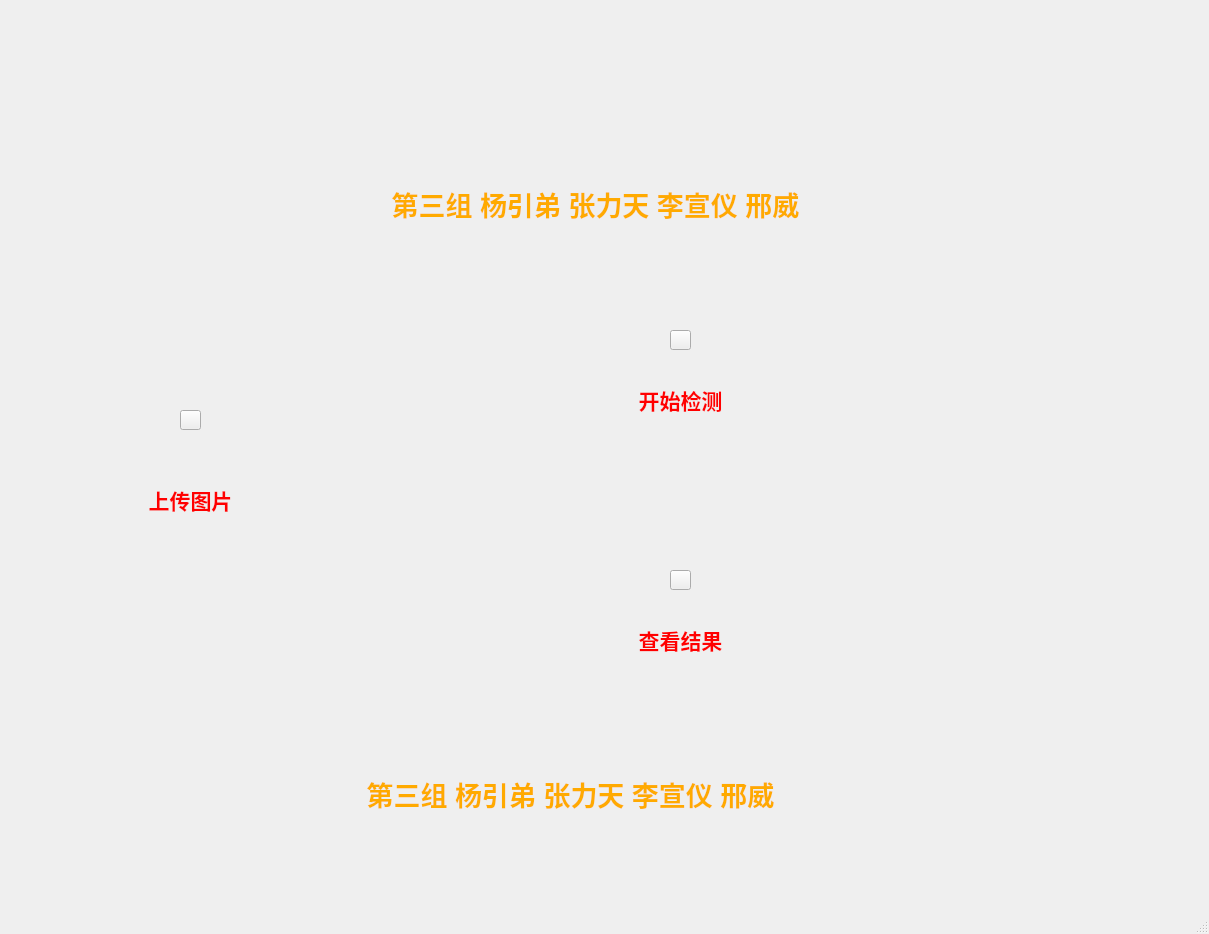
<?xml version="1.0" encoding="UTF-8"?>
<ui version="4.0">
 <class>MainWindow</class>
 <widget class="QMainWindow" name="MainWindow">
  <property name="geometry">
   <rect>
    <x>0</x>
    <y>0</y>
    <width>1209</width>
    <height>934</height>
   </rect>
  </property>
  <property name="windowTitle">
   <string>MainWindow</string>
  </property>
  <widget class="QWidget" name="centralwidget">
   <widget class="QLabel" name="label_3">
    <property name="geometry">
     <rect>
      <x>0</x>
      <y>-10</y>
      <width>1201</width>
      <height>971</height>
     </rect>
    </property>
    <property name="text">
     <string/>
    </property>
    <property name="pixmap">
     <pixmap>图片/背景3.jpg</pixmap>
    </property>
    <property name="scaledContents">
     <bool>true</bool>
    </property>
   </widget>
   <widget class="QLabel" name="label">
    <property name="geometry">
     <rect>
      <x>640</x>
      <y>540</y>
      <width>81</width>
      <height>81</height>
     </rect>
    </property>
    <property name="frameShadow">
     <enum>QFrame::Plain</enum>
    </property>
    <property name="text">
     <string/>
    </property>
    <property name="pixmap">
     <pixmap>图片/按钮3.png</pixmap>
    </property>
    <property name="scaledContents">
     <bool>true</bool>
    </property>
   </widget>
   <widget class="QTextBrowser" name="textBrowser_3">
    <property name="enabled">
     <bool>false</bool>
    </property>
    <property name="geometry">
     <rect>
      <x>610</x>
      <y>620</y>
      <width>141</width>
      <height>41</height>
     </rect>
    </property>
    <property name="mouseTracking">
     <bool>false</bool>
    </property>
    <property name="autoFillBackground">
     <bool>true</bool>
    </property>
    <property name="styleSheet">
     <string notr="true">QTextEdit { background-color: rgb(255,132,139,0);border-radius:3px; color:rgb(0,0,0);}</string>
    </property>
    <property name="tabChangesFocus">
     <bool>true</bool>
    </property>
    <property name="undoRedoEnabled">
     <bool>true</bool>
    </property>
    <property name="html">
     <string>&lt;!DOCTYPE HTML PUBLIC &quot;-//W3C//DTD HTML 4.0//EN&quot; &quot;http://www.w3.org/TR/REC-html40/strict.dtd&quot;&gt;
&lt;html&gt;&lt;head&gt;&lt;meta name=&quot;qrichtext&quot; content=&quot;1&quot; /&gt;&lt;style type=&quot;text/css&quot;&gt;
p, li { white-space: pre-wrap; }
&lt;/style&gt;&lt;/head&gt;&lt;body style=&quot; font-family:'SimSun'; font-size:9pt; font-weight:400; font-style:normal;&quot;&gt;
&lt;p align=&quot;center&quot; style=&quot; margin-top:0px; margin-bottom:0px; margin-left:0px; margin-right:0px; -qt-block-indent:0; text-indent:0px;&quot;&gt;&lt;span style=&quot; font-size:16pt; font-weight:600; color:#ff0000;&quot;&gt;查看结果&lt;/span&gt;&lt;/p&gt;&lt;/body&gt;&lt;/html&gt;</string>
    </property>
    <property name="placeholderText">
     <string/>
    </property>
    <property name="openExternalLinks">
     <bool>true</bool>
    </property>
   </widget>
   <widget class="QTextBrowser" name="textBrowser_2">
    <property name="enabled">
     <bool>false</bool>
    </property>
    <property name="geometry">
     <rect>
      <x>260</x>
      <y>770</y>
      <width>621</width>
      <height>71</height>
     </rect>
    </property>
    <property name="mouseTracking">
     <bool>false</bool>
    </property>
    <property name="autoFillBackground">
     <bool>true</bool>
    </property>
    <property name="styleSheet">
     <string notr="true">QTextEdit { background-color: rgb(255,132,139,0);border-radius:3px; color:rgb(0,0,0);}</string>
    </property>
    <property name="tabChangesFocus">
     <bool>true</bool>
    </property>
    <property name="undoRedoEnabled">
     <bool>true</bool>
    </property>
    <property name="html">
     <string>&lt;!DOCTYPE HTML PUBLIC &quot;-//W3C//DTD HTML 4.0//EN&quot; &quot;http://www.w3.org/TR/REC-html40/strict.dtd&quot;&gt;
&lt;html&gt;&lt;head&gt;&lt;meta name=&quot;qrichtext&quot; content=&quot;1&quot; /&gt;&lt;style type=&quot;text/css&quot;&gt;
p, li { white-space: pre-wrap; }
&lt;/style&gt;&lt;/head&gt;&lt;body style=&quot; font-family:'SimSun'; font-size:9pt; font-weight:400; font-style:normal;&quot;&gt;
&lt;p align=&quot;center&quot; style=&quot; margin-top:0px; margin-bottom:0px; margin-left:0px; margin-right:0px; -qt-block-indent:0; text-indent:0px;&quot;&gt;&lt;span style=&quot; font-size:20pt; font-weight:600; color:#ffaa00;&quot;&gt;第三组 杨引弟 张力天 李宣仪 邢威&lt;/span&gt;&lt;/p&gt;&lt;/body&gt;&lt;/html&gt;</string>
    </property>
    <property name="placeholderText">
     <string/>
    </property>
    <property name="openExternalLinks">
     <bool>true</bool>
    </property>
   </widget>
   <widget class="QTextBrowser" name="textBrowser_5">
    <property name="enabled">
     <bool>false</bool>
    </property>
    <property name="geometry">
     <rect>
      <x>610</x>
      <y>380</y>
      <width>141</width>
      <height>41</height>
     </rect>
    </property>
    <property name="mouseTracking">
     <bool>false</bool>
    </property>
    <property name="autoFillBackground">
     <bool>true</bool>
    </property>
    <property name="styleSheet">
     <string notr="true">QTextEdit { background-color: rgb(255,132,139,0);border-radius:3px; color:rgb(0,0,0);}</string>
    </property>
    <property name="tabChangesFocus">
     <bool>true</bool>
    </property>
    <property name="undoRedoEnabled">
     <bool>true</bool>
    </property>
    <property name="html">
     <string>&lt;!DOCTYPE HTML PUBLIC &quot;-//W3C//DTD HTML 4.0//EN&quot; &quot;http://www.w3.org/TR/REC-html40/strict.dtd&quot;&gt;
&lt;html&gt;&lt;head&gt;&lt;meta name=&quot;qrichtext&quot; content=&quot;1&quot; /&gt;&lt;style type=&quot;text/css&quot;&gt;
p, li { white-space: pre-wrap; }
&lt;/style&gt;&lt;/head&gt;&lt;body style=&quot; font-family:'SimSun'; font-size:9pt; font-weight:400; font-style:normal;&quot;&gt;
&lt;p align=&quot;center&quot; style=&quot; margin-top:0px; margin-bottom:0px; margin-left:0px; margin-right:0px; -qt-block-indent:0; text-indent:0px;&quot;&gt;&lt;span style=&quot; font-size:16pt; font-weight:600; color:#ff0000;&quot;&gt;开始检测&lt;/span&gt;&lt;/p&gt;&lt;/body&gt;&lt;/html&gt;</string>
    </property>
    <property name="placeholderText">
     <string/>
    </property>
    <property name="openExternalLinks">
     <bool>true</bool>
    </property>
   </widget>
   <widget class="QLabel" name="label_5">
    <property name="geometry">
     <rect>
      <x>120</x>
      <y>-20</y>
      <width>921</width>
      <height>241</height>
     </rect>
    </property>
    <property name="text">
     <string/>
    </property>
    <property name="pixmap">
     <pixmap>图片/title5.png</pixmap>
    </property>
    <property name="scaledContents">
     <bool>true</bool>
    </property>
   </widget>
   <widget class="QLabel" name="label_2">
    <property name="geometry">
     <rect>
      <x>1000</x>
      <y>690</y>
      <width>201</width>
      <height>201</height>
     </rect>
    </property>
    <property name="text">
     <string/>
    </property>
    <property name="pixmap">
     <pixmap>图片/AI1.png</pixmap>
    </property>
    <property name="scaledContents">
     <bool>true</bool>
    </property>
   </widget>
   <widget class="QPushButton" name="pushButton">
    <property name="geometry">
     <rect>
      <x>670</x>
      <y>570</y>
      <width>21</width>
      <height>20</height>
     </rect>
    </property>
    <property name="autoFillBackground">
     <bool>false</bool>
    </property>
    <property name="styleSheet">
     <string notr="true"/>
    </property>
    <property name="text">
     <string/>
    </property>
   </widget>
   <widget class="QTextBrowser" name="textBrowser_4">
    <property name="enabled">
     <bool>false</bool>
    </property>
    <property name="geometry">
     <rect>
      <x>230</x>
      <y>180</y>
      <width>731</width>
      <height>71</height>
     </rect>
    </property>
    <property name="mouseTracking">
     <bool>false</bool>
    </property>
    <property name="autoFillBackground">
     <bool>true</bool>
    </property>
    <property name="styleSheet">
     <string notr="true">QTextEdit { background-color: rgb(255,132,139,0);border-radius:3px; color:rgb(0,0,0);}</string>
    </property>
    <property name="tabChangesFocus">
     <bool>true</bool>
    </property>
    <property name="undoRedoEnabled">
     <bool>true</bool>
    </property>
    <property name="html">
     <string>&lt;!DOCTYPE HTML PUBLIC &quot;-//W3C//DTD HTML 4.0//EN&quot; &quot;http://www.w3.org/TR/REC-html40/strict.dtd&quot;&gt;
&lt;html&gt;&lt;head&gt;&lt;meta name=&quot;qrichtext&quot; content=&quot;1&quot; /&gt;&lt;style type=&quot;text/css&quot;&gt;
p, li { white-space: pre-wrap; }
&lt;/style&gt;&lt;/head&gt;&lt;body style=&quot; font-family:'SimSun'; font-size:9pt; font-weight:400; font-style:normal;&quot;&gt;
&lt;p align=&quot;center&quot; style=&quot; margin-top:0px; margin-bottom:0px; margin-left:0px; margin-right:0px; -qt-block-indent:0; text-indent:0px;&quot;&gt;&lt;span style=&quot; font-size:20pt; font-weight:600; color:#ffaa00;&quot;&gt;第三组 杨引弟 张力天 李宣仪 邢威&lt;/span&gt;&lt;/p&gt;&lt;/body&gt;&lt;/html&gt;</string>
    </property>
    <property name="placeholderText">
     <string/>
    </property>
    <property name="openExternalLinks">
     <bool>true</bool>
    </property>
   </widget>
   <widget class="QLabel" name="label_4">
    <property name="geometry">
     <rect>
      <x>640</x>
      <y>300</y>
      <width>81</width>
      <height>81</height>
     </rect>
    </property>
    <property name="frameShadow">
     <enum>QFrame::Plain</enum>
    </property>
    <property name="text">
     <string/>
    </property>
    <property name="pixmap">
     <pixmap>图片/按钮3.png</pixmap>
    </property>
    <property name="scaledContents">
     <bool>true</bool>
    </property>
   </widget>
   <widget class="QPushButton" name="pushButton_2">
    <property name="geometry">
     <rect>
      <x>670</x>
      <y>330</y>
      <width>21</width>
      <height>20</height>
     </rect>
    </property>
    <property name="autoFillBackground">
     <bool>false</bool>
    </property>
    <property name="styleSheet">
     <string notr="true"/>
    </property>
    <property name="text">
     <string/>
    </property>
   </widget>
   <widget class="QTextBrowser" name="textBrowser_7">
    <property name="enabled">
     <bool>false</bool>
    </property>
    <property name="geometry">
     <rect>
      <x>120</x>
      <y>480</y>
      <width>141</width>
      <height>41</height>
     </rect>
    </property>
    <property name="mouseTracking">
     <bool>false</bool>
    </property>
    <property name="autoFillBackground">
     <bool>true</bool>
    </property>
    <property name="styleSheet">
     <string notr="true">QTextEdit { background-color: rgb(255,132,139,0);border-radius:3px; color:rgb(0,0,0);}</string>
    </property>
    <property name="tabChangesFocus">
     <bool>true</bool>
    </property>
    <property name="undoRedoEnabled">
     <bool>true</bool>
    </property>
    <property name="html">
     <string>&lt;!DOCTYPE HTML PUBLIC &quot;-//W3C//DTD HTML 4.0//EN&quot; &quot;http://www.w3.org/TR/REC-html40/strict.dtd&quot;&gt;
&lt;html&gt;&lt;head&gt;&lt;meta name=&quot;qrichtext&quot; content=&quot;1&quot; /&gt;&lt;style type=&quot;text/css&quot;&gt;
p, li { white-space: pre-wrap; }
&lt;/style&gt;&lt;/head&gt;&lt;body style=&quot; font-family:'SimSun'; font-size:9pt; font-weight:400; font-style:normal;&quot;&gt;
&lt;p align=&quot;center&quot; style=&quot; margin-top:0px; margin-bottom:0px; margin-left:0px; margin-right:0px; -qt-block-indent:0; text-indent:0px;&quot;&gt;&lt;span style=&quot; font-size:16pt; font-weight:600; color:#ff0000;&quot;&gt;上传图片&lt;/span&gt;&lt;/p&gt;&lt;/body&gt;&lt;/html&gt;</string>
    </property>
    <property name="placeholderText">
     <string/>
    </property>
    <property name="openExternalLinks">
     <bool>true</bool>
    </property>
   </widget>
   <widget class="QLabel" name="label_6">
    <property name="geometry">
     <rect>
      <x>150</x>
      <y>380</y>
      <width>81</width>
      <height>81</height>
     </rect>
    </property>
    <property name="frameShadow">
     <enum>QFrame::Plain</enum>
    </property>
    <property name="text">
     <string/>
    </property>
    <property name="pixmap">
     <pixmap>图片/按钮3.png</pixmap>
    </property>
    <property name="scaledContents">
     <bool>true</bool>
    </property>
   </widget>
   <widget class="QLabel" name="label_7">
    <property name="geometry">
     <rect>
      <x>250</x>
      <y>260</y>
      <width>361</width>
      <height>421</height>
     </rect>
    </property>
    <property name="text">
     <string/>
    </property>
   </widget>
   <widget class="QLabel" name="label_8">
    <property name="geometry">
     <rect>
      <x>750</x>
      <y>260</y>
      <width>391</width>
      <height>431</height>
     </rect>
    </property>
    <property name="text">
     <string/>
    </property>
    <property name="scaledContents">
     <bool>true</bool>
    </property>
   </widget>
   <widget class="QPushButton" name="pushButton_3">
    <property name="geometry">
     <rect>
      <x>180</x>
      <y>410</y>
      <width>21</width>
      <height>20</height>
     </rect>
    </property>
    <property name="autoFillBackground">
     <bool>false</bool>
    </property>
    <property name="styleSheet">
     <string notr="true"/>
    </property>
    <property name="text">
     <string/>
    </property>
   </widget>
   <zorder>label_3</zorder>
   <zorder>textBrowser_3</zorder>
   <zorder>textBrowser_2</zorder>
   <zorder>textBrowser_5</zorder>
   <zorder>label_5</zorder>
   <zorder>label_2</zorder>
   <zorder>label</zorder>
   <zorder>pushButton</zorder>
   <zorder>textBrowser_4</zorder>
   <zorder>label_4</zorder>
   <zorder>pushButton_2</zorder>
   <zorder>textBrowser_7</zorder>
   <zorder>label_6</zorder>
   <zorder>label_7</zorder>
   <zorder>label_8</zorder>
   <zorder>pushButton_3</zorder>
  </widget>
  <widget class="QMenuBar" name="menubar">
   <property name="geometry">
    <rect>
     <x>0</x>
     <y>0</y>
     <width>1209</width>
     <height>26</height>
    </rect>
   </property>
  </widget>
  <widget class="QStatusBar" name="statusbar"/>
 </widget>
 <resources/>
 <connections/>
</ui>
